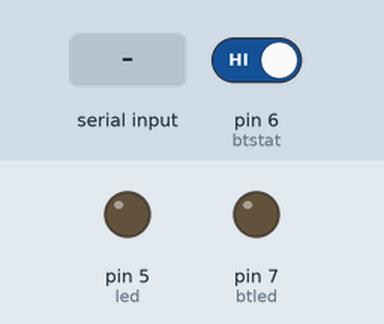
A sketch run on a simulated Arduino Uno, built with avr-gcc and run on an emulated ATmega328P. On the bench: output pins drawn as LEDs (lit = HIGH). The inputs (shaded band) are chosen by the test bench; at power-on: pin 6 (btstat) HIGH.

Above: at 1.2 s.
1.3 s: pin 6 (btstat) driven LOW
At 2.5 s:
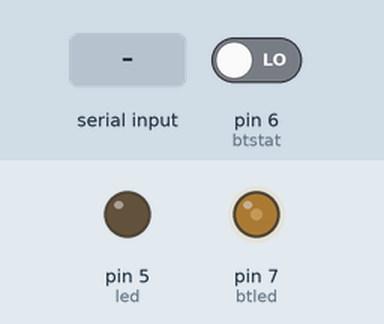
2.8 s: "90,45\n" received over the second serial link
At 3.6 s:
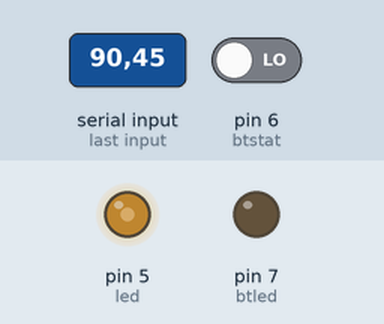
5.2 s: "0\n" received over the second serial link
At 6.0 s:
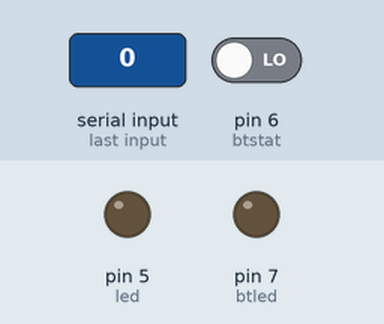
6.7 s: "5\n" received over the second serial link
At 8.8 s:
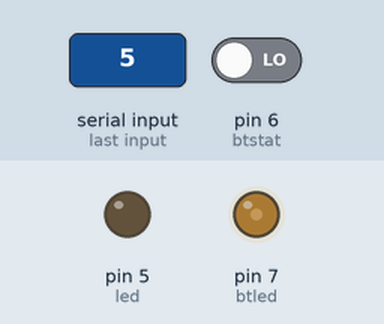
9.1 s: "90\n" received over the second serial link
At 9.9 s:
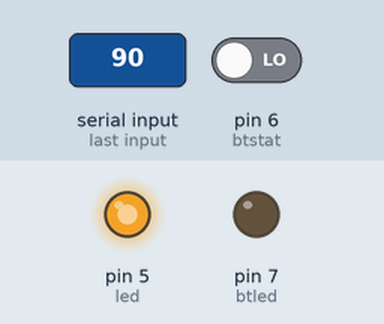
11.6 s: "200\n" received over the second serial link
At 12.9 s:
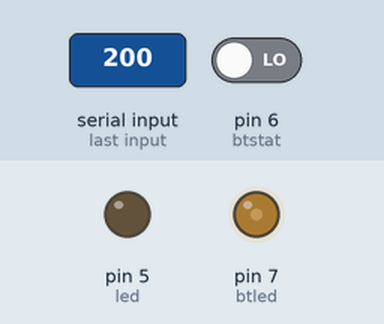
Timing chart, 0 to 14.1 s (numbered marks = the images above; inputs shaded):
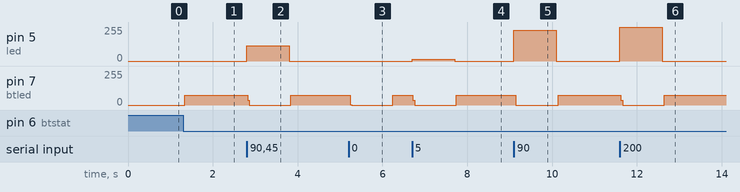

The sketch:

Lampkub_source.ino
```cpp
/*
 * AUTHOR: Markus Andersson
 * FUNCTION: A BT controlled lampcube that uses a phonedimmer
 * *  * * * and a hc-06 BT-module
 * LAST EDITED: 13.3.2020
 */


#include<SoftwareSerial.h>
const int btled = 7;
const int btstat = 6;
const int led = 5;
int pwm = 0;


SoftwareSerial bt(2, 3); // Name of the BT-module(tx,rx)


void setup(){
  Serial.begin(9600);
  bt.begin(9600); // Modules baud rate
  pinMode(led, OUTPUT);
  pinMode(btled, OUTPUT);
  pinMode(btstat, INPUT);
}

void loop(){
  while(bt.available()>0){ // If there is available data
    pwm = bt.parseInt(); // Returns the ASCII-data as decimal
    pwm = map(pwm , 0, 100, 0, 255);
    analogWrite(led, pwm);
    //Serial.println(pwm);
  }
  /*if (bt.available()){
    Serial.write(bt.read());
  }                                  These functions are used in communication checks

  if(Serial.available()){
    bt.write(Serial.read());
  }*/

  if(digitalRead(btstat) == LOW && pwm == 0){ // If the modules led is LOW the btstat is HIGH and vice versa
    digitalWrite(btled, HIGH);
  }

  if(digitalRead(btstat) == HIGH || pwm >= 0){
    digitalWrite(btled, LOW);
  }


}
```

Measured:
- after the input at 1.3 s, pin 7 (btled): 0/255 → 73/255 at once
- after the input at 2.8 s, pin 5 (led): 0/255 → 114/255 at once, → 0/255 1.0 s later; pin 7 (btled): 73/255 → 0/255 at once, → 73/255 1.0 s later
- after the input at 5.2 s, pin 7 (btled): 73/255 → 0/255 at once, → 73/255 1.0 s later
- after the input at 6.7 s, pin 5 (led): 0/255 → 12/255 at once, → 0/255 1.0 s later; pin 7 (btled): 73/255 → 0/255 at once, → 73/255 1.0 s later
- after the input at 9.1 s, pin 5 (led): 0/255 → 229/255 at once, → 0/255 1.0 s later; pin 7 (btled): 73/255 → 0/255 at once, → 73/255 1.0 s later
- after the input at 11.6 s, pin 5 (led): 0/255 → 254/255 at once, → 0/255 1.0 s later; pin 7 (btled): 73/255 → 0/255 at once, → 73/255 1.0 s later
